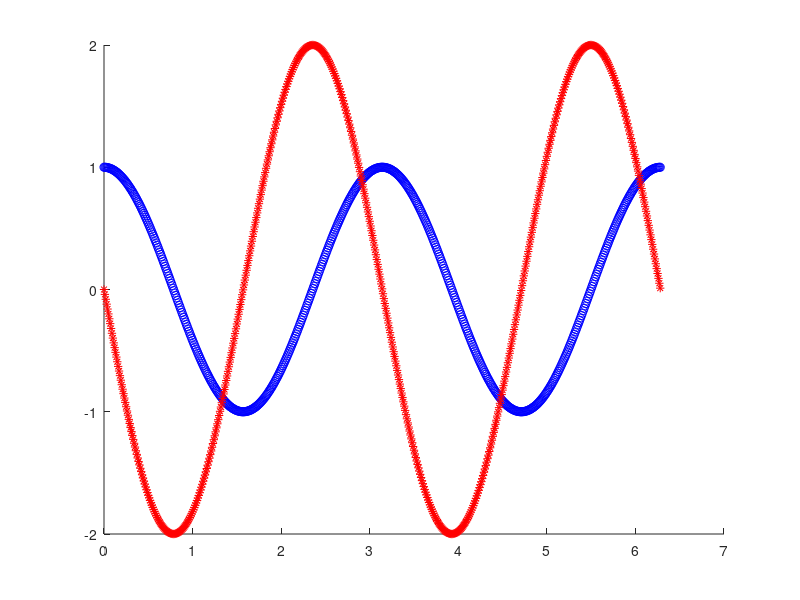
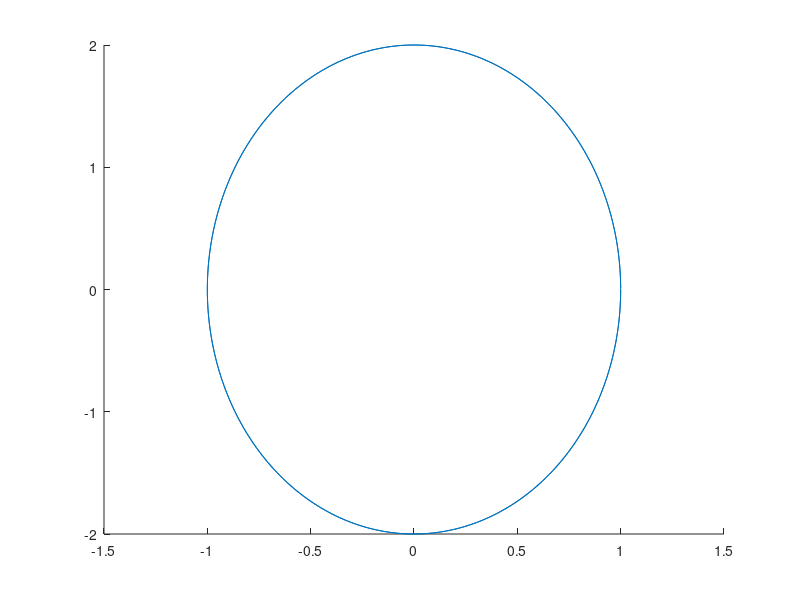

These figures' MATLAB source, in order:
v_der = @(x) - 4*x ;
x_der = @(v) v ;

x(1) = 1 ;
v(1) = 0 ;
time(1) = 0 ;
h = 0.01 ;

it = 1 ;

for t = 0 : h : 2*pi - h 
    x_start = x(it) ;
    v_start = v(it) ;
    x_end = x_start + h*x_der(v_start) ;
    v_end = v_start + h*v_der(x_start) ;
    
    x(it + 1) = x(it) + h/2 * (x_der(v_start) + x_der(v_end)) ;
    v(it + 1) = v(it) + h/2 * (v_der(x_start) + v_der(x_end)) ;
    
    it = it + 1 ;
    time(it) = t + h ;
end

figure ('Name' , 'Time Plot') ;
hold on ;
plot (time , x , 'bo') ;
plot (time , v , 'r*') ;
hold off ;

figure ('Name' , 'Phase Space') ;
hold on ;
plot (x , v) ;

